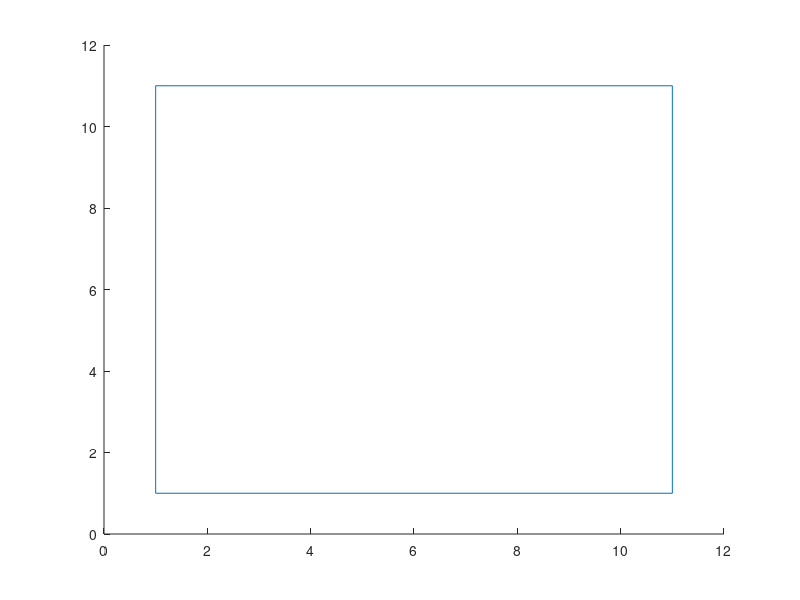

Write MATLAB code to recreate this figure. (Note: this script raises an error after producing the figure.)
clear all


figure; hold on
axis([0,12,0,12])
x=[1,1,11,11,1];
y=[1,11,11,1,1];
l1=line(x,y);

sample_points_x = -100*ones(1,5000);
sample_points_y = -100*ones(1,5000);

sample_points_x(1) = 6;
sample_points_y(1) = 6;

for i=2:5000
    x_sample = 1+10*rand();
    y_sample = 1+10*rand();
    d=100*ones(1,5000);
    
    for j=1:5000
        d(j) = euclidean([sample_points_x(j), sample_points_y(j)], [x_sample, y_sample]);
    end
    

    
    [val, idx] = min(d);
    x_from = sample_points_x(idx);
    y_from = sample_points_y(idx);
    
    mag = val;
   
    x_dir = (x_sample - x_from)/mag;
    y_dir = (y_sample - y_from)/mag;
    
    point_a = [x_from, x_from+0.15*x_dir];
    point_b = [y_from, y_from+0.15*y_dir];
    
    sample_points_x(i) = point_a(2);
    sample_points_y(i) = point_b(2);
    
    line(point_a, point_b)

    pause(0.1);
    
    
    
end

function dist = euclidean(a,b)
    value = (a(1)-b(1))^2 + (a(2)-b(2))^2;
    dist = sqrt(value);
end